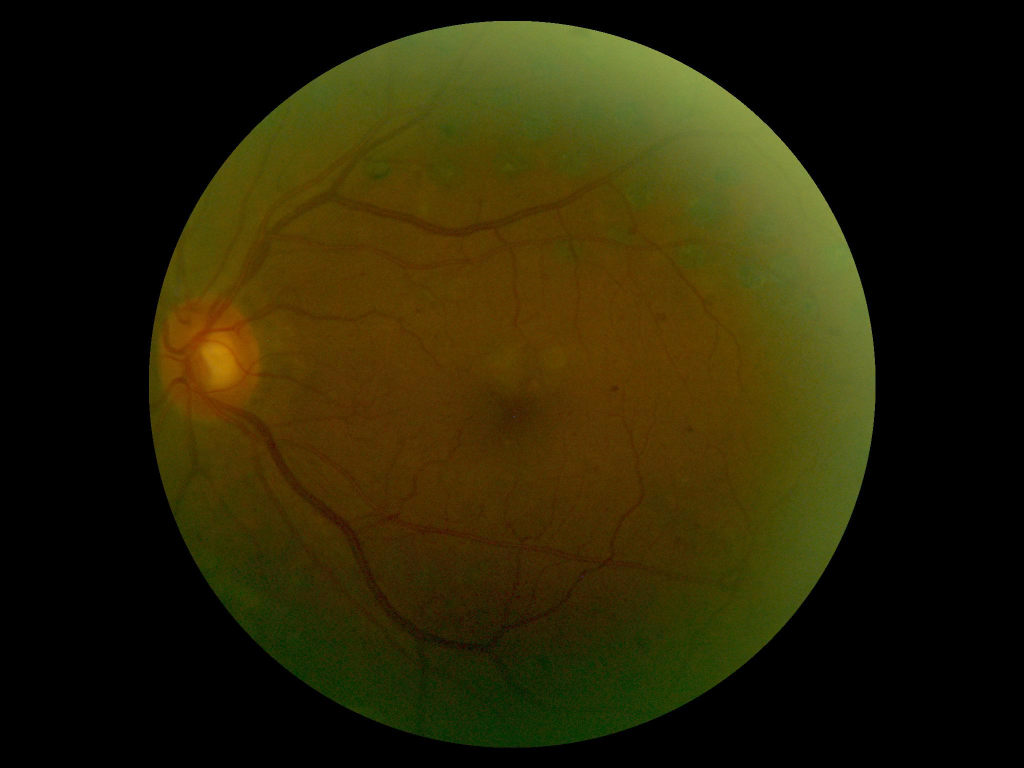
#> input picture ODIR-5K_Testing_Images/1000_left.jpg, 2048 x 1536 px (shown at 1/2 size); its folder holds only this picture in this run
$ python -i finetuning.py   (imports and definitions only)
#> lines starting #> are read from the running program, lines starting #| are printed output that depends on the picture; after the words box and inside, x2 and y2 are one past the last pixel; in counts of white or black regions, pixels touching at a corner belong together
#> further down, picture is the input picture: shape (1536, 2048, 3); mean B, G, R 5.3, 34.7, 40.8
import numpy as np
import cv2
import os

batch_size = 16
learning_rate = 1e-4

# create a CLAHE with L channel(Contrast Limited Adaptive Histogram Equalization)
def CEH2(img):
    img_lab = cv2.cvtColor(img, cv2.COLOR_BGR2LAB)
    lab_planes = cv2.split(img_lab)
    clahe = cv2.createCLAHE(clipLimit=2.0, tileGridSize=(8, 8))
    lab_planes[0] = clahe.apply(lab_planes[0])
    lab = cv2.merge(lab_planes)
    cl1 = cv2.cvtColor(lab, cv2.COLOR_LAB2BGR)
    return cl1

# create a CLAHE (Contrast Limited Adaptive Histogram Equalization)
# [22 lines left out: functions CEH, EH, cut_img, not called in this run]

# reduce the black background
def cut_and_resize_to_original_img(img):
    shp = img.shape[0:2]
#> shp = (1536, 2048)
    grayscale = cv2.cvtColor(img, cv2.COLOR_BGR2GRAY)
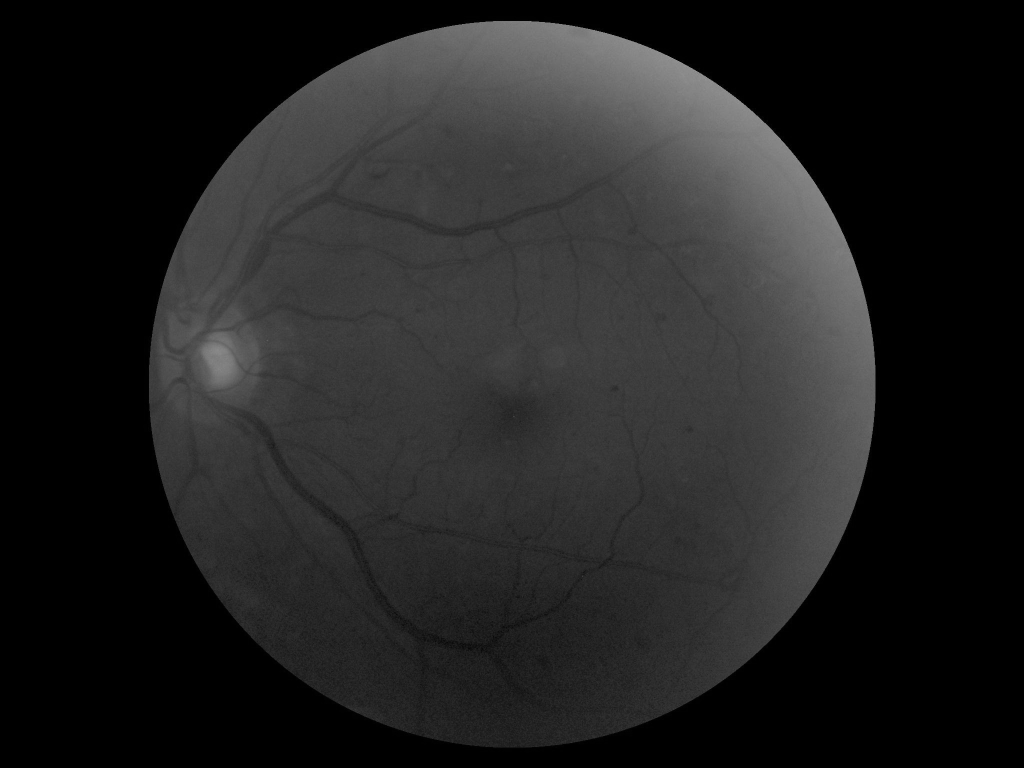
#> grayscale: shape (1536, 2048) (shown at 1/2 size); min 0, max 177, mean 33.2
    _ , thresholded = cv2.threshold(grayscale, 0, 255, cv2.THRESH_OTSU)
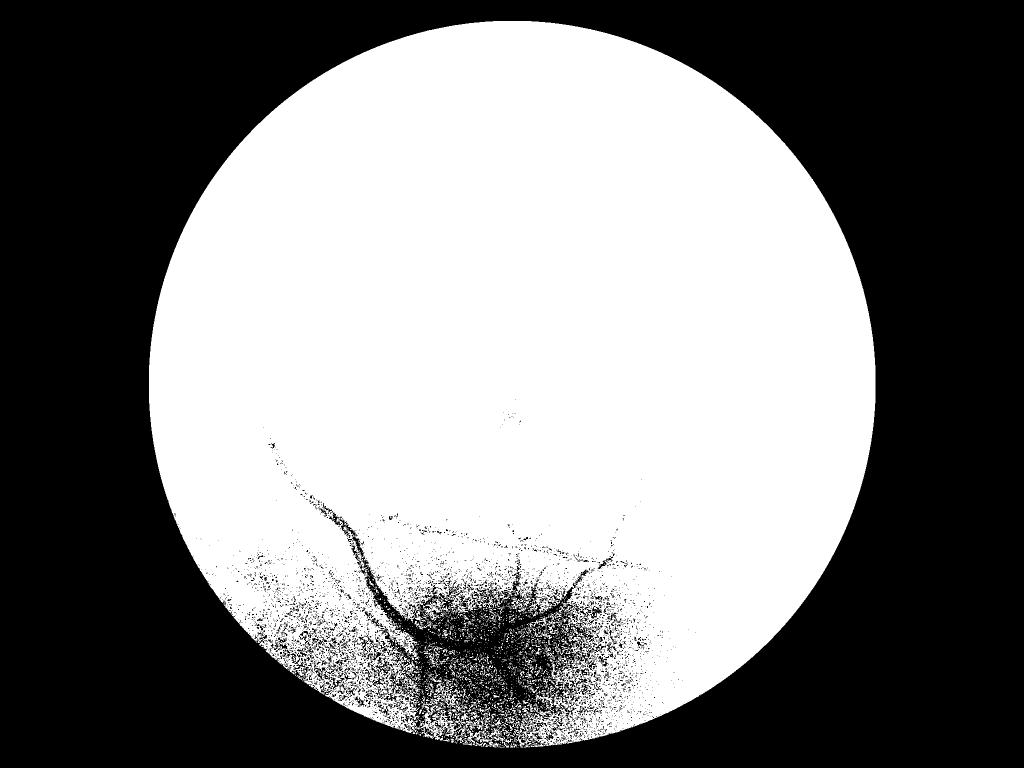
#> thresholded: shape (1536, 2048) (shown at 1/2 size); 49.6% white; 1767 white regions (1583 under 20 px), largest, box (x1, y1, x2, y2) and area: (298, 42, 1751, 1495) 1540260, (908, 1408, 1010, 1495) 1875, (843, 1354, 927, 1423) 1148
    bbox = cv2.boundingRect(thresholded)
#> bbox = (298, 42, 1453, 1453)
    x, y, w, h = bbox
#> x = 298; y = 42; w = 1453; h = 1453
    img_cut = img[y:y+h, x:x+w]
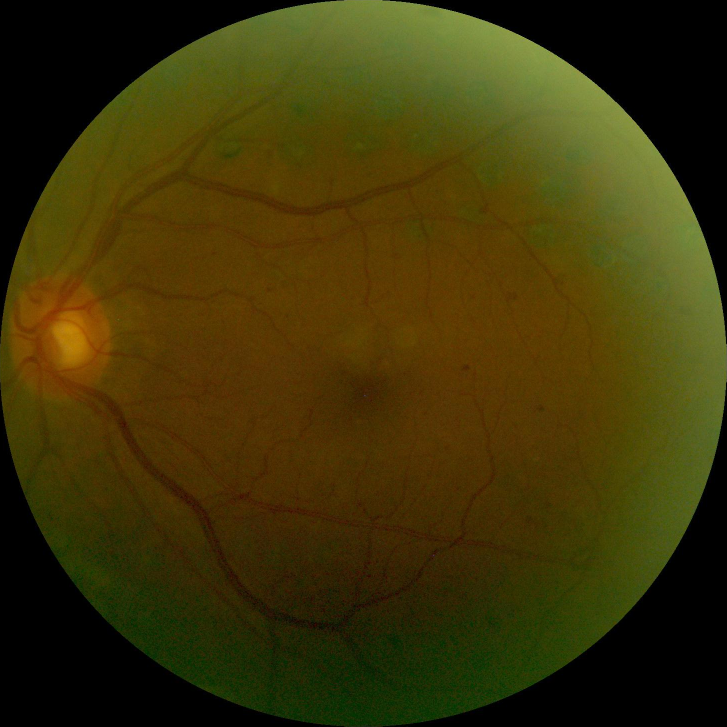
#> img_cut: shape (1453, 1453, 3) (shown at 1/2 size); mean B, G, R 7.9, 51.8, 60.8
    bgr_final = cv2.cvtColor(img_cut, cv2.COLOR_LAB2BGR)
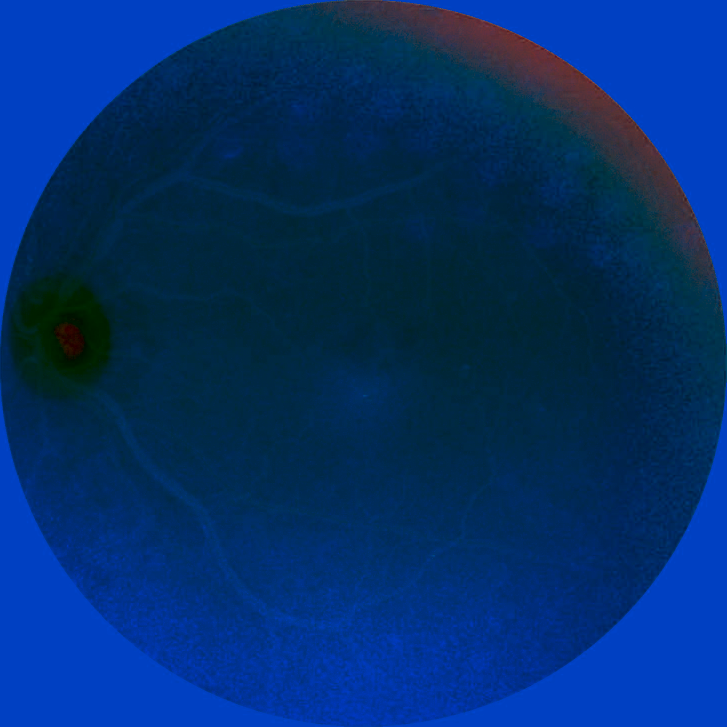
#> bgr_final: shape (1453, 1453, 3) (shown at 1/2 size); mean B, G, R 107.6, 46.9, 2.4
    img_cut_resized = cv2.resize(bgr_final, shp, interpolation=cv2.INTER_AREA)
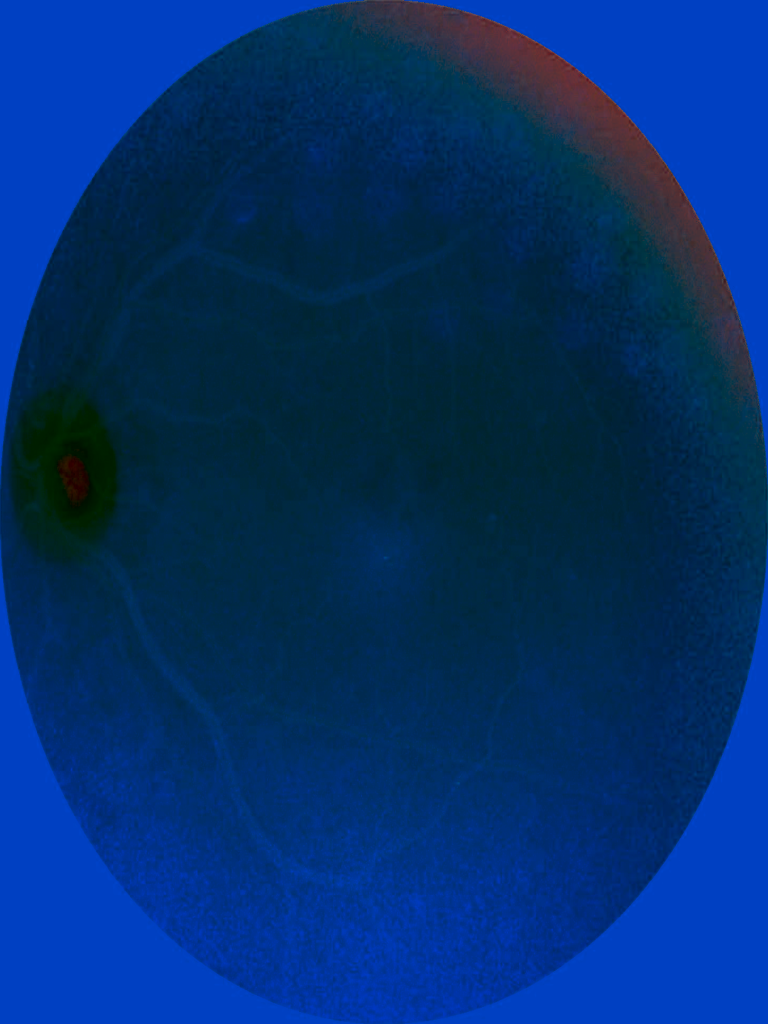
#> img_cut_resized: shape (2048, 1536, 3) (shown at 1/2 size); mean B, G, R 107.5, 46.9, 2.4
    return img_cut_resized

def CEH_cut_pipeline(img):
    img_uint = img.astype(np.uint8)
    img1 = cut_and_resize_to_original_img(img_uint)
    img2 = CEH2(img1)
#> in CEH2, `img_lab = cv2.cvtColor(img, cv2.COLOR_BGR2LAB)`: img_lab: shape (2048, 1536, 3); mean of channels 0, 1, 2 53.1, 140.3, 90.7
    return img2

# [31 lines left out: functions load_images_from_folder, focal_loss, not called in this run]

# [1 line that did not run here, left out]
# [1 line that did not run here, left out]

# [5 lines of commented-out code are left out]

# [1 line that did not run here, left out]

# [1 line that did not run here, left out]
#optimizer='nadam'
loss='categorical_crossentropy'
#loss=focal_loss(gamma=2.0, alpha=0.2)
metrics=['AUC']

validation_split=0.2
#preprocessing_function=preprocessing.CEH_cut_pipeline

>>> import cv2
>>> picture = cv2.imread('ODIR-5K_Testing_Images/1000_left.jpg')
#> (the run stopped early here; a loop or call above may not have finished)

$ run again, on ODIR-5K_Testing_Images/1044_left.jpg
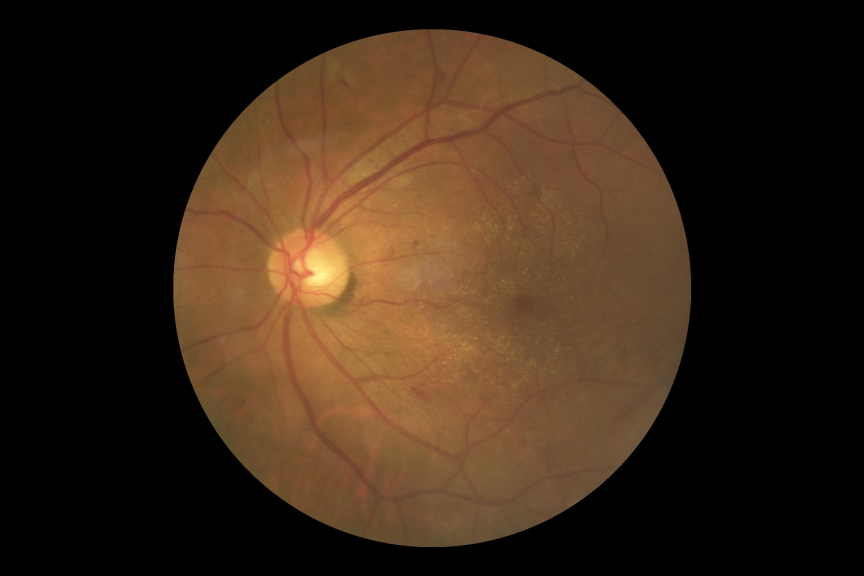
#> input picture ODIR-5K_Testing_Images/1044_left.jpg, 2592 x 1728 px (shown at 1/3 size)
#> picture is the input picture: shape (1728, 2592, 3); mean B, G, R 23, 38.4, 56.1
#> in cut_and_resize_to_original_img, `_ , thresholded = cv2.threshold(grayscale, 0, 255, cv2.THRESH_OTSU)`:
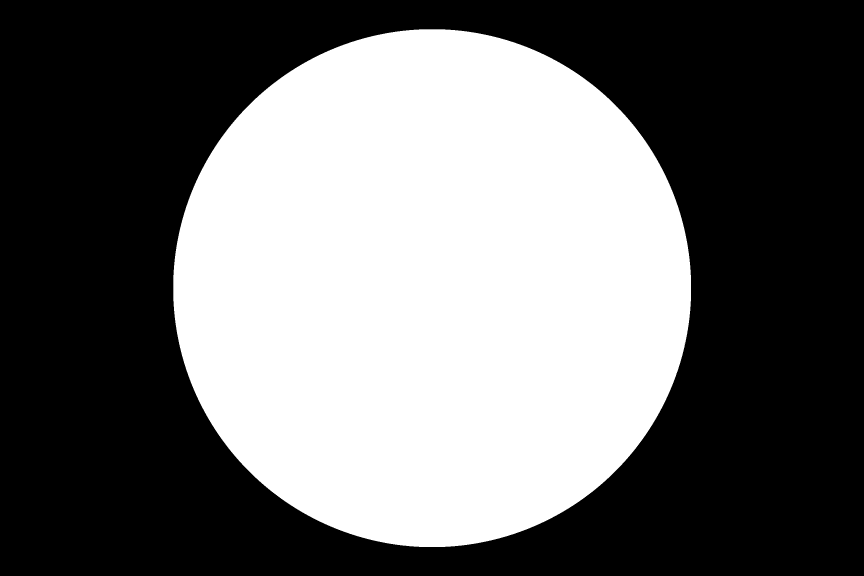
#> thresholded: shape (1728, 2592) (shown at 1/3 size); 42.3% white; 1 white region, box (x1, y1, x2, y2) and area: (520, 88, 2073, 1641) 1896608
#> bbox = (520, 88, 1553, 1553)
#> x = 520; y = 88; w = 1553
#> in cut_and_resize_to_original_img, `img_cut_resized = cv2.resize(bgr_final, shp, interpolation=cv2.INTER_A..`:
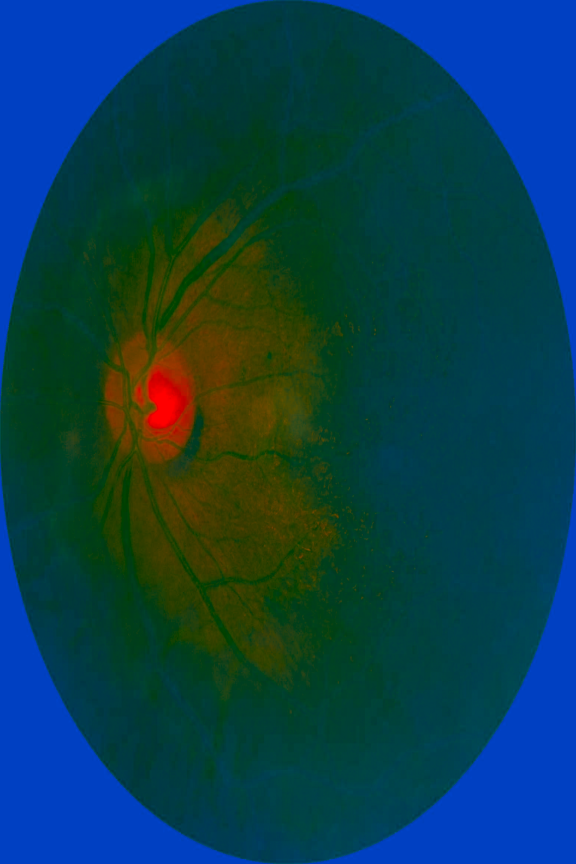
#> img_cut_resized: shape (2592, 1728, 3) (shown at 1/3 size); mean B, G, R 77.5, 62.4, 10
#> img_lab: shape (2592, 1728, 3); mean of channels 0, 1, 2 65.4, 122.8, 117

$ run again, on ODIR-5K_Testing_Images/1275_left.jpg
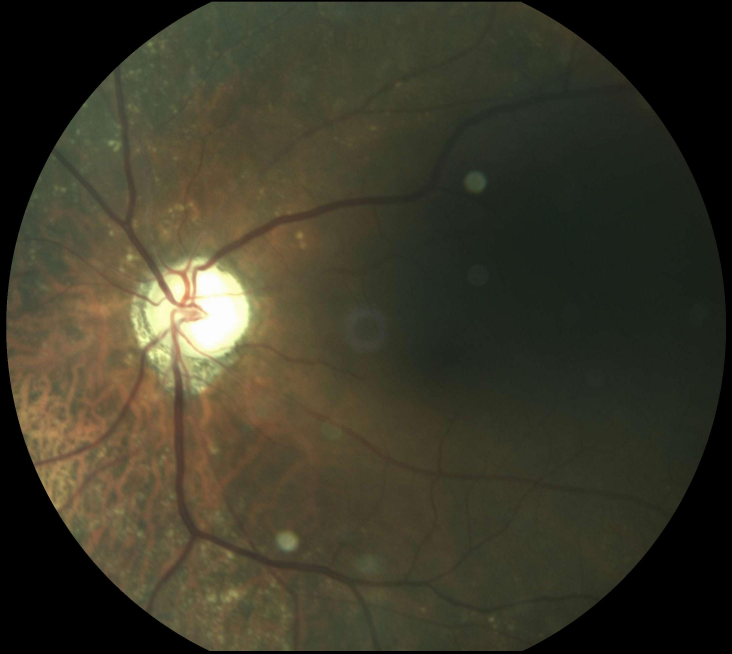
#> input picture ODIR-5K_Testing_Images/1275_left.jpg, 2196 x 1960 px (shown at 1/3 size)
#> picture is the input picture: shape (1960, 2196, 3); mean B, G, R 41.2, 57.2, 59.9
#> in cut_and_resize_to_original_img, `_ , thresholded = cv2.threshold(grayscale, 0, 255, cv2.THRESH_OTSU)`:
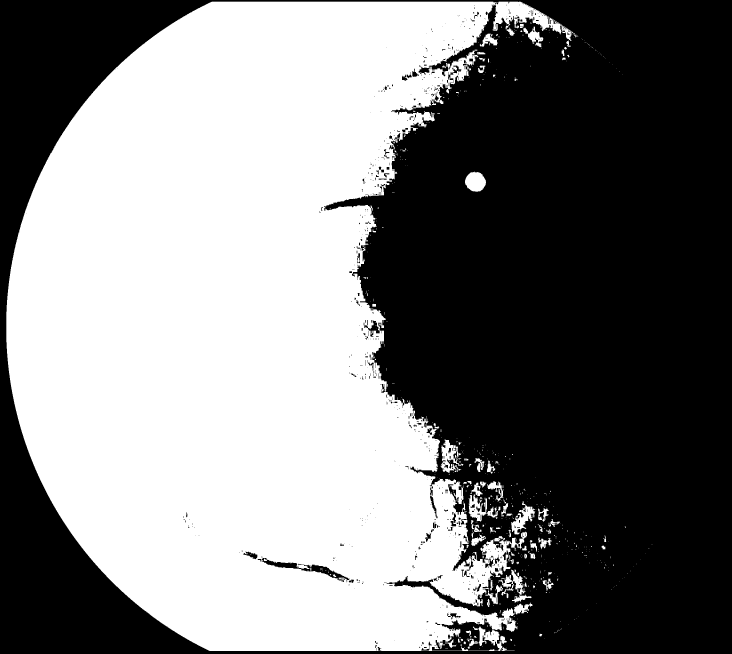
#> thresholded: shape (1960, 2196) (shown at 1/3 size); 49.5% white; 565 white regions (460 under 20 px), largest, box (x1, y1, x2, y2) and area: (19, 5, 1725, 1953) 2101809, (1322, 1317, 1390, 1418) 2928, (1395, 515, 1458, 575) 2852
#> bbox = (19, 5, 1938, 1948)
#> x = 19; y = 5; w = 1938; h = 1948
#> in cut_and_resize_to_original_img, `img_cut_resized = cv2.resize(bgr_final, shp, interpolation=cv2.INTER_A..`:
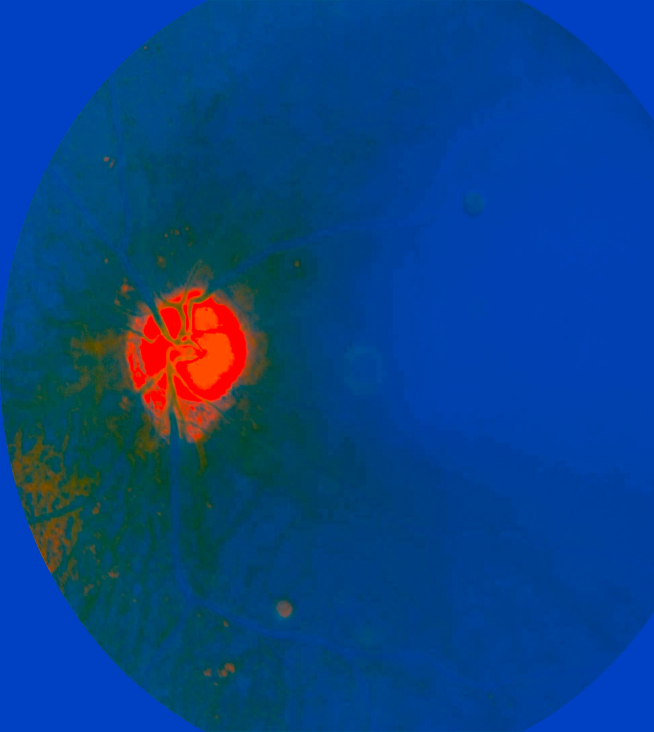
#> img_cut_resized: shape (2196, 1960, 3) (shown at 1/3 size); mean B, G, R 134.8, 66.5, 8.2
#> img_lab: shape (2196, 1960, 3); mean of channels 0, 1, 2 77.2, 141.3, 87.5
